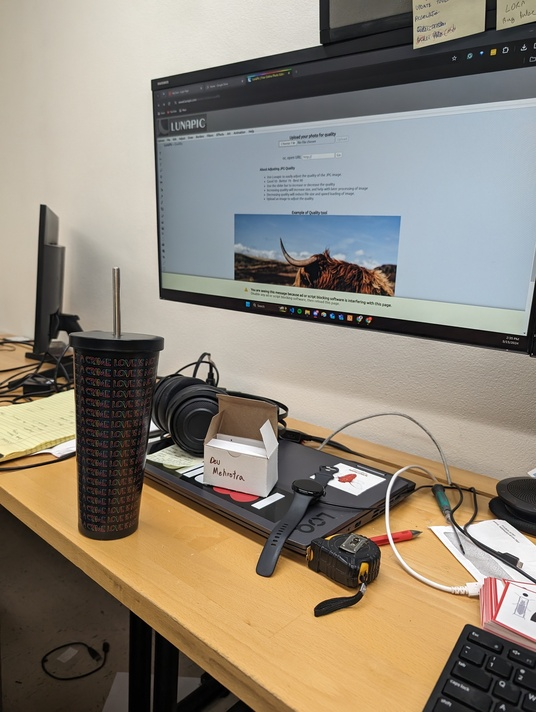
//> input picture baseline_frame/data/Image1.jpg, 536 x 712 px
$ ./stitching baseline_frame/data/Image1.jpg baseline_frame/data/Image2.jpg   (built with g++ and OpenCV 4)
//> lines starting //> are read from the running program, lines starting //| are printed output that depends on the picture; after the words box and inside, x2 and y2 are one past the last pixel; in counts of white or black regions, pixels touching at a corner belong together
//> further down, img is the input picture: 712 rows x 536 cols, CV_8UC3; mean B, G, R 120.5, 134.5, 143.9
#include <opencv2/opencv.hpp>
#include <opencv2/features2d.hpp>
#include <opencv2/calib3d.hpp>
#include <iostream>
#include <vector>

class ImageStitcher {
private:
    // Parameters
    int min_matches = 10; // Minimum number of matches required
    float ratio_thresh = 0.75f; // Lowe's ratio test threshold

public:
    ImageStitcher() = default;

    // Set parameters
    void setMinMatches(int matches) { min_matches = matches; }
    void setRatioThreshold(float ratio) { ratio_thresh = ratio; }

    // Main stitching function
    cv::Mat stitch(const cv::Mat& img1, const cv::Mat& img2) {
        // 1. Feature detection and extraction
        std::vector<cv::KeyPoint> keypoints1, keypoints2;
        cv::Mat descriptors1, descriptors2;

        cv::Ptr<cv::SIFT> detector = cv::SIFT::create();
        std::cerr <<"Detecting features..." << std::endl;
        // This step is parallelizable - can process both images independently
        detector->detectAndCompute(img1, cv::noArray(), keypoints1, descriptors1);
//> keypoints1 = 1162 keypoints; strongest (x, y, size): (525, 595, 2.4), (153, 427, 5.1), (313, 477, 2.5), (158, 438, 2.6)
        detector->detectAndCompute(img2, cv::noArray(), keypoints2, descriptors2);
//> keypoints2 = 1247 keypoints; strongest (x, y, size): (358, 428, 2.2), (555, 468, 5.1), (568, 480, 2), (559, 482, 3.2)
        std::cerr << "Feature detection complete." << std::endl;
        // 2. Feature matching
        // Use FLANN-based matcher for speed
        std::cerr << "Matching features..." << std::endl;
        std::vector<std::vector<cv::DMatch>> knn_matches;
        cv::Ptr<cv::DescriptorMatcher> matcher = cv::DescriptorMatcher::create(cv::DescriptorMatcher::FLANNBASED);
        matcher->knnMatch(descriptors1, descriptors2, knn_matches, 2);
//> knn_matches = 1162 matches
        std::cerr << "Feature matching complete." << std::endl;
        // Filter matches using Lowe's ratio test
        std::vector<cv::DMatch> good_matches;
        for (const auto& match : knn_matches) {
            if (match.size() >= 2 && match[0].distance < ratio_thresh * match[1].distance) {
                good_matches.push_back(match[0]);
            }
        }
//> after the loop, good_matches = 202 matches

        if (good_matches.size() < min_matches) {
            std::cerr << "Not enough good matches: " << good_matches.size() << "/" << min_matches << std::endl;
            return cv::Mat();
        }
        std::cerr << "Good matches found: " << good_matches.size() << std::endl;

        // 3. Find homography
        std::cerr << "Finding homography..." << std::endl;
        std::vector<cv::Point2f> points1, points2;
        for (const auto& match : good_matches) {
            points1.push_back(keypoints1[match.queryIdx].pt);
            points2.push_back(keypoints2[match.trainIdx].pt);
        }
//> after the loop, points1 = 202 Points (x, y), first 12: [6.14, 388.6], [6.27, 383.4], [12.63, 385.2], [13.55, 402.2], [18.4, 397.3], [19.19, 390.8], [20.86, 388.3], [22.91, 361.5], [22.91, 361.5], [24.93, 386.2], [24.93, 386.2], [25.86, 382.2]; points2 = 202 Points (x, y), first 12: [391.3, 409.6], [391.6, 404.3], [398, 406.5], [397.9, 423.9], [402.7, 419.4], [403.9, 412.9], [405.8, 410.3], [409.6, 382.8], [409.6, 382.8], [410.1, 408.3], [410.1, 408.3], [410.9, 404.2]
        std::cerr << "Homography calculation..." << std::endl;
        // RANSAC to find homography matrix
        cv::Mat H = findHomography(points2, points1, cv::RANSAC, 3.0);
//> H = [[1.95, 0.109, -795.2], [0.771, 1.77, -310.2], [0.00223, -6.66e-05, 1]]

        if (H.empty()) {
            std::cerr << "Failed to find homography" << std::endl;
            return cv::Mat();
        }
        std::cerr << "Homography found." << std::endl;
        // 4. Calculate output dimensions and create warped image

        int width1 = img1.cols, height1 = img1.rows;
//> width1 = 536; height1 = 712
        int width2 = img2.cols, height2 = img2.rows;
//> width2 = 603; height2 = 801
        std::cerr << "Calculating output dimensions..." << std::endl;

        // Find corners of warped img2
        std::vector<cv::Point2f> corners2(4);
        corners2[0] = cv::Point2f(0, 0);
        corners2[1] = cv::Point2f(width2, 0);
        corners2[2] = cv::Point2f(width2, height2);
        corners2[3] = cv::Point2f(0, height2);

        std::vector<cv::Point2f> corners2_transformed(4);
        perspectiveTransform(corners2, corners2_transformed, H);
//> corners2_transformed = 4 Points (x, y): [-795.1, -310.2], [161.1, 66.08], [202.8, 685.5], [-748, 1168.3]

        // Find extremes
        float xMin = std::min({0.0f, corners2_transformed[0].x, corners2_transformed[1].x,
                              corners2_transformed[2].x, corners2_transformed[3].x});
//> xMin = -795.2
        float yMin = std::min({0.0f, corners2_transformed[0].y, corners2_transformed[1].y,
                              corners2_transformed[2].y, corners2_transformed[3].y});
//> yMin = -310.2
        float xMax = std::max({static_cast<float>(width1), corners2_transformed[0].x, corners2_transformed[1].x,
                              corners2_transformed[2].x, corners2_transformed[3].x});
//> xMax = 536
        float yMax = std::max({static_cast<float>(height1), corners2_transformed[0].y, corners2_transformed[1].y,
                              corners2_transformed[2].y, corners2_transformed[3].y});
//> yMax = 1168.3
        std::cerr << "Output dimensions calculated." << std::endl;
        // Calculate output dimensions
        int outputWidth = static_cast<int>(xMax - xMin);
//> outputWidth = 1331
        int outputHeight = static_cast<int>(yMax - yMin);
//> outputHeight = 1478
        std::cerr << "Output size: " << outputWidth << "x" << outputHeight << std::endl;
        // Create translation matrix for adjusting offsets
        cv::Mat translation = cv::Mat::eye(3, 3, CV_64F);
        translation.at<double>(0, 2) = -xMin;
//> translation = [[1, 0, 795.2], [0, 1, 0], [0, 0, 1]]
        translation.at<double>(1, 2) = -yMin;
//> translation = [[1, 0, 795.2], [0, 1, 310.2], [0, 0, 1]]
        std::cerr << "Translation matrix created." << std::endl;
        // Calculate final transformation matrices
        cv::Mat H_adjusted = translation * H;
//> H_adjusted = [[3.72, 0.0557, 2.17e-05], [1.46, 1.75, 1.13e-05], [0.00223, -6.66e-05, 1]]
        cv::Mat H_img1 = translation.clone();
//> H_img1 = [[1, 0, 795.2], [0, 1, 310.2], [0, 0, 1]]
        std::cerr << "Final transformation matrices calculated." << std::endl;
        // Create output canvas
        cv::Mat result = cv::Mat::zeros(outputHeight, outputWidth, CV_8UC3);
//> result: 1478 rows x 1331 cols, CV_8UC3; every value is 0

        // 5. Warp and blend images
        // This step is parallelizable - can warp both images independently
        cv::warpPerspective(img2, result, H_adjusted, result.size(), cv::INTER_LINEAR, cv::BORDER_TRANSPARENT);
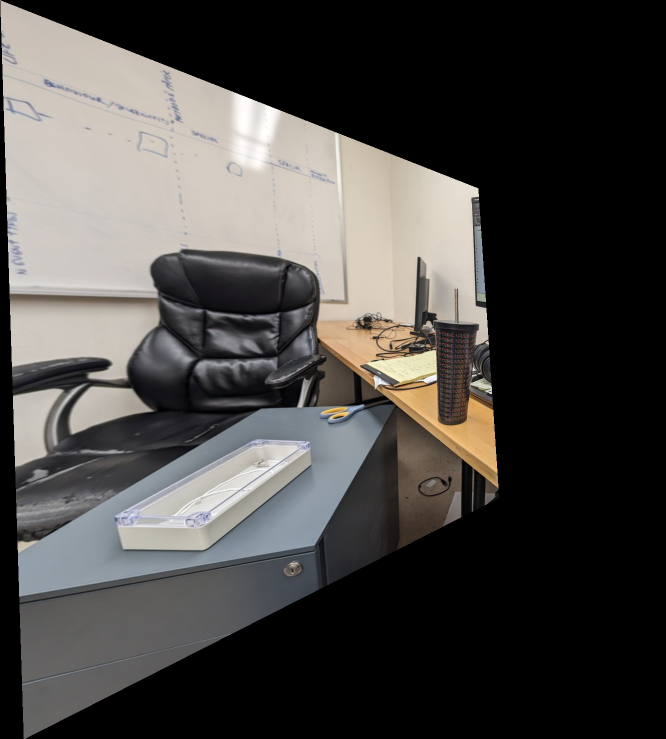
//> result: 1478 rows x 1331 cols, CV_8UC3 (shown at 1/2 size); mean B, G, R 68.6, 71, 73.3
        std::cerr << "Image warping complete." << std::endl;
        // Create ROI for img1 in the result
        cv::Rect roi1(std::max(0, static_cast<int>(-xMin)),
                     std::max(0, static_cast<int>(-yMin)),
                     width1, height1);
//> roi1 = Rect(795, 310, 536, 712)

        // Create a mask for seamless blending
        cv::Mat mask1 = cv::Mat::zeros(result.size(), CV_8UC1);
        cv::Mat roi1_mask = mask1(roi1);
//> roi1_mask: 712 rows x 536 cols, CV_8UC1; every value is 0
        roi1_mask = cv::Scalar(255);

        // Copy img1 into result
        cv::Mat roi1_result = result(roi1);
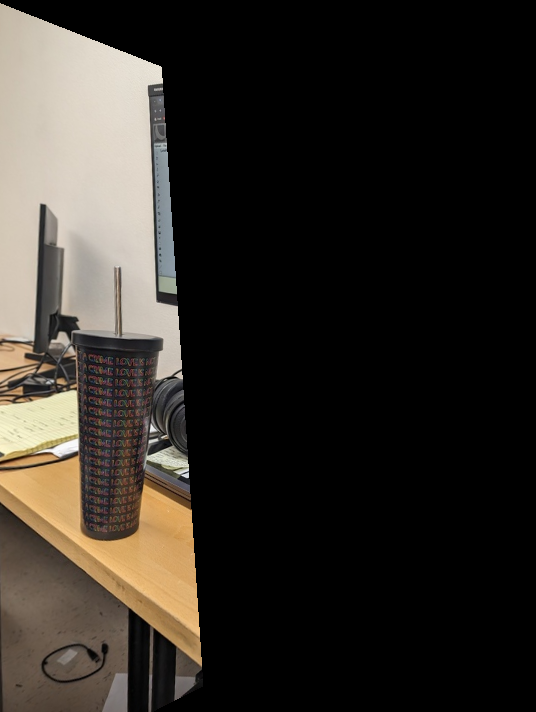
//> roi1_result: 712 rows x 536 cols, CV_8UC3; mean B, G, R 38.4, 44.1, 48.8
        img1.copyTo(roi1_result, roi1_mask);
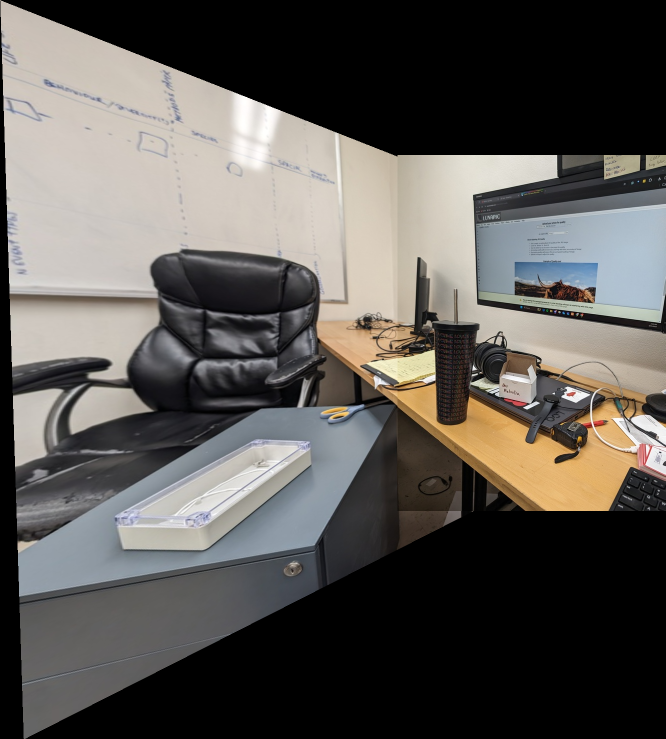
//> result: 1478 rows x 1331 cols, CV_8UC3 (shown at 1/2 size); 19.4% of pixels changed, all inside (x1, y1, x2, y2) = (795, 310, 1331, 1022)
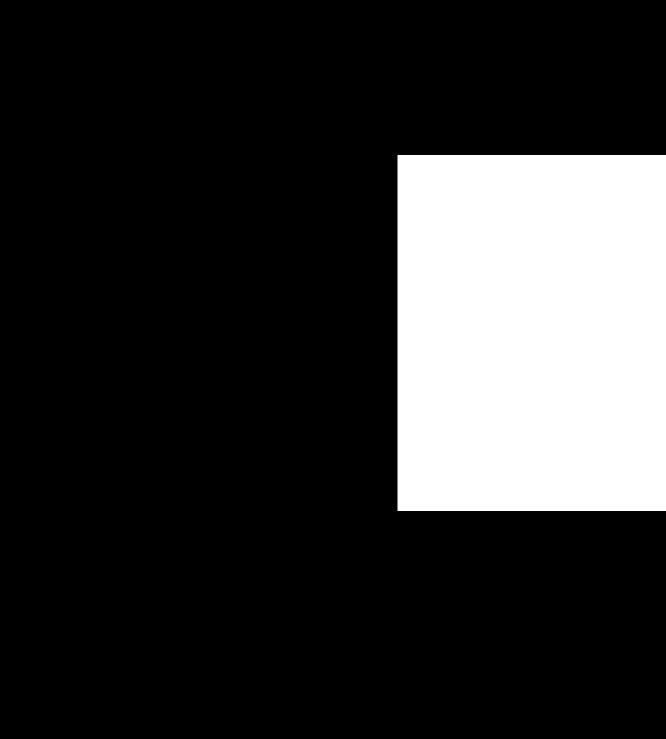
//> mask1: 1478 rows x 1331 cols, CV_8UC1 (shown at 1/2 size); 19.4% white; 1 white region, box (x1, y1, x2, y2) and area: (795, 310, 1331, 1022) 381632

        // Optional: Simple alpha blending in the overlap region (could be improved)
        // This is a basic implementation; a more sophisticated approach would use multi-band blending
        cv::Mat warped_img2 = cv::Mat::zeros(result.size(), img2.type());
        cv::warpPerspective(img2, warped_img2, H_adjusted, result.size());

        cv::Mat overlap_mask;

        //using a loop to create the overlap mask

        overlap_mask = cv::Mat::zeros(result.size(), CV_8UC1);
        for (int y = 0; y < result.rows; y++) {
            for (int x = 0; x < result.cols; x++) {
                if (result.at<cv::Vec3b>(y, x) != cv::Vec3b(0, 0, 0) && warped_img2.at<cv::Vec3b>(y, x) != cv::Vec3b(0, 0, 0)) {
                    overlap_mask.at<uchar>(y, x) = 255;
                }
            }
        }
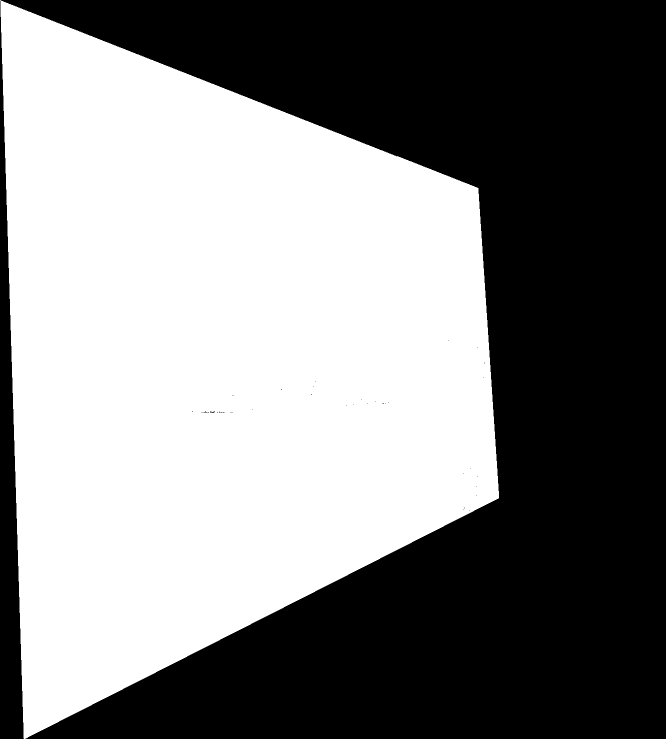
//> overlap_mask: 1478 rows x 1331 cols, CV_8UC1 (shown at 1/2 size); 51% white; 40 black regions (38 under 20 px), largest, box (x1, y1, x2, y2) and area: (1, 0, 1331, 1478) 928975, (0, 2, 48, 1478) 35451
        // Create a mask for the overlap area
        cv::Mat overlap_area = cv::Mat::zeros(result.size(), CV_8UC1);
        overlap_area.setTo(255, overlap_mask > 0);


        // Simple alpha blending in the overlap area - 50/50 blend
        // This step is parallelizable - can process each pixel independently
        for (int y = 0; y < result.rows; y++) {
            for (int x = 0; x < result.cols; x++) {
                if (overlap_mask.at<uchar>(y, x) > 0) {
                    result.at<cv::Vec3b>(y, x) = 0.5 * result.at<cv::Vec3b>(y, x) + 0.5 * warped_img2.at<cv::Vec3b>(y, x);
                }
            }
        }

        return result;
    }

    // Stitch multiple images together
    cv::Mat stitchMultiple(const std::vector<cv::Mat>& images) {
        if (images.size() < 2) {
            if (images.size() == 1) return images[0].clone();
            return cv::Mat();
        }

        cv::Mat result = images[0].clone();

        // This is sequential but could be parallelized with a more complex strategy
        for (size_t i = 1; i < images.size(); i++) {
            result = stitch(result, images[i]);
            if (result.empty()) {
                std::cerr << "Failed to stitch image " << i << std::endl;
                return cv::Mat();
            }
        }

        return result;
    }
};

// Example usage
int main(int argc, char** argv) {
    if (argc < 3) {
        std::cerr << "Usage: " << argv[0] << " <image1> <image2> [<image3> ...]" << std::endl;
        return -1;
    }

    std::vector<cv::Mat> images;
    for (int i = 1; i < argc; i++) {
        cv::Mat img = cv::imread(argv[i]);
        if (img.empty()) {
            std::cerr << "Could not read image: " << argv[i] << std::endl;
            return -1;
        }
        images.push_back(img);
    }

    ImageStitcher stitcher;

    // Optional: Set custom parameters
    // stitcher.setMinMatches(15);
    // stitcher.setRatioThreshold(0.8f);

    cv::Mat result;
    if (images.size() == 2) {
        result = stitcher.stitch(images[0], images[1]);
    } else {
        result = stitcher.stitchMultiple(images);
    }

    if (result.empty()) {
        std::cerr << "Stitching failed" << std::endl;
        return -1;
    }

    cv::imwrite("stitched_result.jpg", result);
    cv::imshow("Stitched Result", result);
    cv::waitKey(0);

    return 0;
}
